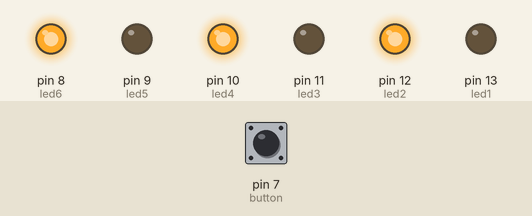
This sketch was run on a simulated Arduino Uno, built with avr-gcc and run on an emulated ATmega328P. On the bench: output pins drawn as LEDs (lit = HIGH). The test bench sets the inputs (shaded band); at power-on: pin 7 (button) HIGH. What the sketch prints to the serial monitor is not drawn.

Above: at 1.2 s.
1.3 s: pin 7 (button) pulled LOW for 0.15 s
At 1.8 s:
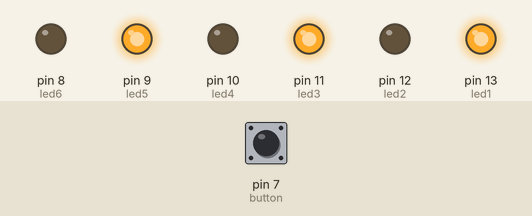
2.9 s: pin 7 (button) pulled LOW for 1 s
At 4.2 s:
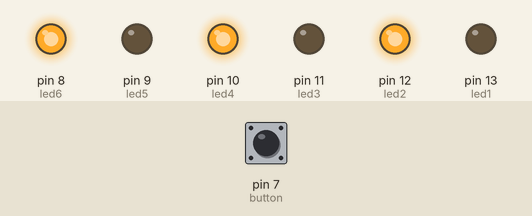
5.4 s: pin 7 (button) pulled LOW for 3.2 s
At 6.1 s:
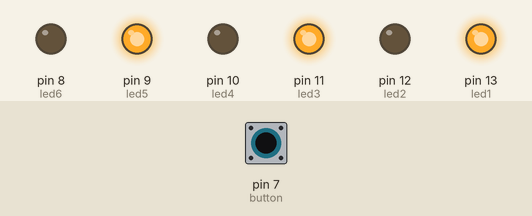
Timing chart, 0 to 8.4 s (numbered marks = the images above; inputs shaded):
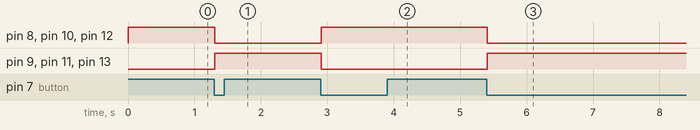

Measured:
- after the input at 1.3 s, pin 8 (led6), pin 10 (led4), pin 12 (led2): HIGH → LOW at once; pin 9 (led5), pin 11 (led3), pin 13 (led1): LOW → HIGH at once
- after the input at 2.9 s, pin 8 (led6), pin 10 (led4), pin 12 (led2): LOW → HIGH at once; pin 9 (led5), pin 11 (led3), pin 13 (led1): HIGH → LOW at once
- after the input at 5.4 s, pin 8 (led6), pin 10 (led4), pin 12 (led2): HIGH → LOW at once; pin 9 (led5), pin 11 (led3), pin 13 (led1): LOW → HIGH at once

The sketch:

LED_Button.ino
```cpp
//name each led
int led1 = 13;
int led2 = 12;
int led3 = 11;
int led4 = 10;
int led5 = 9;
int led6 = 8;

int button = 7;
int value;

boolean buttonUp = true; //flag to control the button
boolean state = false; //flag to check the state of LED

void setup() {
  // put your setup code here, to run once:
  pinMode(led1, OUTPUT);
  pinMode(led2, OUTPUT);
  pinMode(led3, OUTPUT);
  pinMode(led4, OUTPUT);
  pinMode(led5, OUTPUT);
  pinMode(led6, OUTPUT);

  pinMode(button, INPUT);
  Serial.begin(9600);

}

void loop() {
  // put your main code here, to run repeatedly:
  value = digitalRead(button);
  //Serial.println(value);
  if (value != HIGH && buttonUp == true){ //the button is not pushed
    state = !state; //reverse the state of led
    buttonUp = false; //set flag to false

  }
  else if (value == HIGH && buttonUp != true){ //the button is pushed
    buttonUp = true; // set flag back
  }

  Serial.println(state);
  if (state){
    ODD();
  } else{
    EVEN();
  }
}

void ODD(){
    //Turn on odd number led (1,3,5)
    digitalWrite(led1, HIGH);
    digitalWrite(led2, LOW);
    digitalWrite(led3, HIGH);
    digitalWrite(led4, LOW);
    digitalWrite(led5, HIGH);
    digitalWrite(led6, LOW);
}

void EVEN(){
    //Turn on even number led (2,4,6)
    digitalWrite(led1, LOW); //HIGH IS ON
    digitalWrite(led2, HIGH); //HIGH IS ON
    digitalWrite(led3, LOW); //HIGH IS ON
    digitalWrite(led4, HIGH); //HIGH IS ON
    digitalWrite(led5, LOW); //HIGH IS ON
    digitalWrite(led6, HIGH); //HIGH IS ON
}
```
